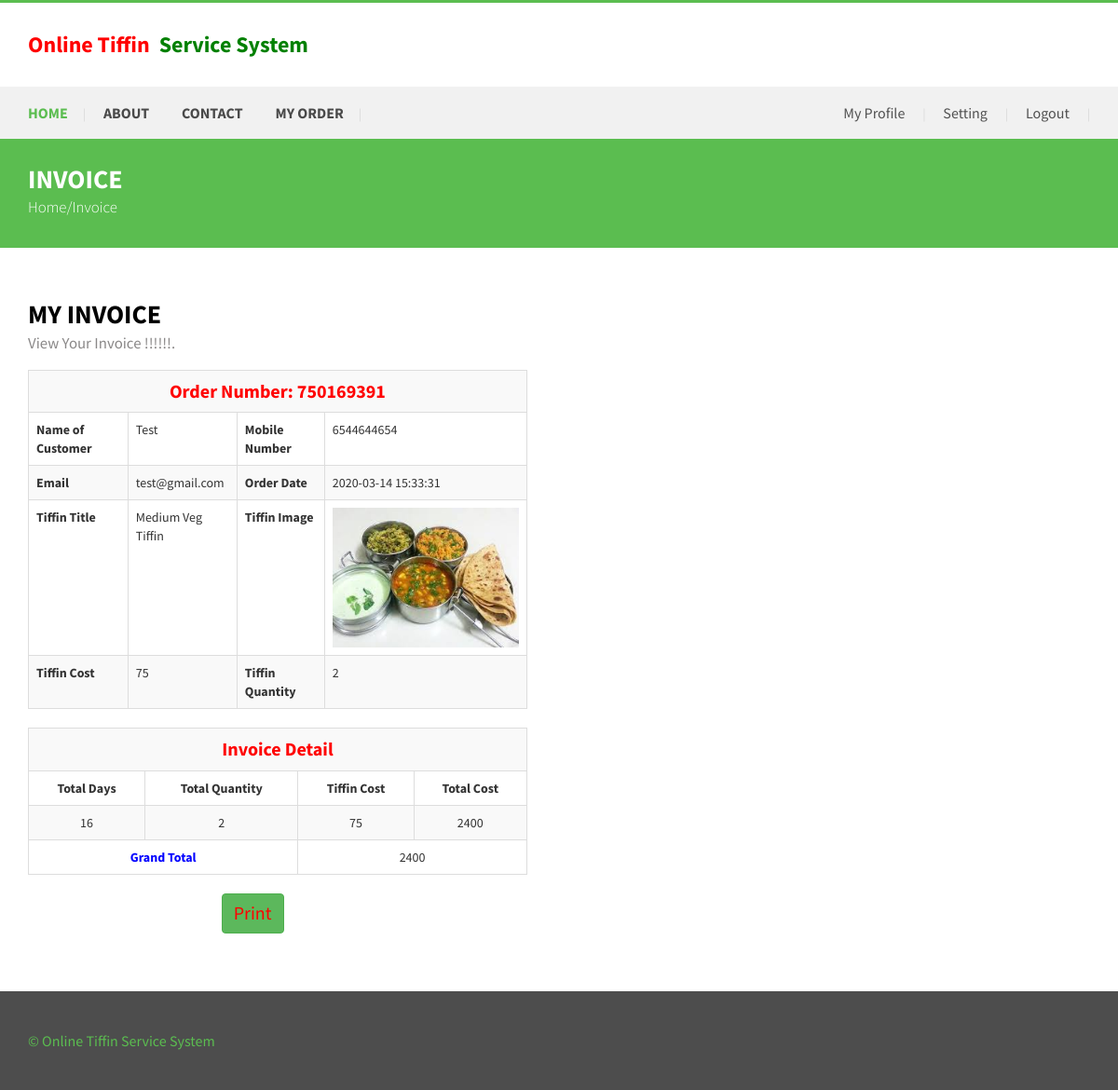
Screenshot of /otss/invoice.php?invid=750169391 (signed in) with the database file from the repository.
### tables this page shows
CREATE TABLE `tblorder` (
  `ID` int(10) NOT NULL,
  `TiffinID` int(10) DEFAULT NULL,
  `UserID` int(5) NOT NULL,
  `OrderNumber` int(10) DEFAULT NULL,
  `FullName` varchar(120) DEFAULT NULL,
  `Email` varchar(200) DEFAULT NULL,
  `MobileNumber` bigint(10) DEFAULT NULL,
  `Quantity` int(10) DEFAULT NULL,
  `FromDate` varchar(200) DEFAULT NULL,
  `ToDate` varchar(200) DEFAULT NULL,
  `Time` varchar(50) DEFAULT NULL,
  `Address` mediumtext DEFAULT NULL,
  `OrderDate` timestamp NULL DEFAULT current_timestamp(),
  `TotalCost` varchar(200) NOT NULL,
  `Remark` varchar(200) NOT NULL,
  `Status` varchar(50) DEFAULT NULL,
  `UpdationDate` timestamp NULL DEFAULT NULL ON UPDATE current_timestamp()
);

CREATE TABLE `tbltiffin` (
  `ID` int(10) NOT NULL,
  `Type` varchar(120) DEFAULT NULL,
  `Title` varchar(200) NOT NULL,
  `Description` mediumtext DEFAULT NULL,
  `Cost` int(10) DEFAULT NULL,
  `Image` varchar(120) DEFAULT NULL,
  `PostDate` timestamp NULL DEFAULT current_timestamp()
);

### otss/invoice.php (the view, shortened to what this page needs)
<?php
include('includes/dbconnection.php');
if (strlen($_SESSION['otssuid']==0)) {
  header('location:logout.php');
  } else{
  ?>
<!DOCTYPE html>
<html>
<head>
<link href="css/bootstrap.css" rel='stylesheet' type='text/css' />
<link href="css/style.css" rel="stylesheet" type="text/css" media="all" />
<link href="css/animate.css" rel='stylesheet' type='text/css' />
</head>
<body>
	<div class="header">
		<?php include_once('includes/header.php');?>
	<div class="contact-section-page">
		<div class="contact-head">
		    <div class="container">
				<h3>Invoice</h3>
				<p>Home/Invoice</p>
			</div>
		</div>
		<div class="contact_top">
			 		<div class="container">
			 			<div class="col-md-6 contact_left wow fadeInRight" data-wow-delay="0.4s">
			 				<h4>My Invoice</h4>
			 				<p>View Your Invoice !!!!!!.</p>
			 				<?php
                  $invid=$_GET['invid'];
$sql="SELECT tblorder.ID,DATEDIFF(tblorder.ToDate,tblorder.FromDate) as ddf,tblorder.FullName,tblorder.Email,tblorder.MobileNumber,tblorder.Time,tblorder.Address,tblorder.OrderDate,tblorder.FromDate,tblorder.ToDate,tblorder.OrderNumber,tblorder.TotalCost,tblorder.Remark,tblorder.Status,tblorder.Quantity, tblorder.UpdationDate,tbltiffin.Type,tbltiffin.Title,tbltiffin.Description,tbltiffin.Cost,tbltiffin.Image from  tblorder join  tbltiffin on tbltiffin.ID=tblorder.TiffinID  where tblorder.OrderNumber=:invid";
$query = $dbh -> prepare($sql);
$query-> bindParam(':invid', $invid, PDO::PARAM_STR);
$query->execute();
$results=$query->fetchAll(PDO::FETCH_OBJ);
$cnt=1;
if($query->rowCount() > 0)
{
foreach($results as $row)
{               ?>
							  <table border="1" class="table table-bordered table-striped table-vcenter js-dataTable-full-pagination">
                                            <tr>
    <th colspan="5" style="text-align: center;color: red;font-size: 20px">Order Number: <?php  echo $row->OrderNumber;?></th>
  </tr>
  <tr>
    <th>Name of Customer</th>
    <td><?php  echo $row->FullName;?></td>
   <th>Mobile Number</th>
    <td colspan="2"><?php  echo $row->MobileNumber;?></td>
  </tr>
  <tr>
    <th>Email</th>
    <td><?php  echo $row->Email;?></td>
    <th>Order Date</th>
    <td colspan="2"><?php  echo $row->OrderDate;?></td>
  </tr>
   <tr>
    <th>Tiffin Title</th>
    <td><?php  echo $row->Title;?></td>
    <th>Tiffin Image</th>
    <td colspan="2"><img src="admin/images/<?php echo $row->Image;?>" width="200" height="150" value="<?php  echo $row->Image;?>"></td>
  </tr>
 <tr>
    <th>Tiffin Cost</th>
    <td><?php  echo $row->Cost;?></td>
    <th>Tiffin Quantity</th>
    <td colspan="2"><?php  echo $row->Quantity;?></td>
  </tr>
<table border="1" class="table table-bordered table-striped table-vcenter js-dataTable-full-pagination">
  <tr>
    <th colspan="5" style="text-align: center;color: red;font-size: 20px">Invoice Detail</th>
  </tr>
  <tr>
    <th style="text-align: center;">Total Days</th>
   <th style="text-align: center;">Total Quantity</th>
   <th style="text-align: center;">Tiffin Cost</th>
   <th style="text-align: center;">Total Cost</th>
  </tr>
<tr>
  <td style="text-align: center;"><?php  echo $ddf=$row->ddf;?></td>
  <td style="text-align: center;"><?php  echo $qty= $row->Quantity;?></td>
  <td style="text-align: center;"><?php  echo $tp= $row->Cost;?></td>
<td style="text-align: center;"><?php  echo $total= $ddf*$tp*$qty;?></td>
  </tr>
  <?php
$grandtotal+=$total;
$cnt=$cnt+1;} ?>
<tr>
  <th colspan="2" style="text-align:center;color: blue">Grand Total </th>
<td colspan="2" style="text-align: center;"><?php  echo $grandtotal;?></td>
</tr>
<?php $cnt=$cnt+1;} ?>
</table>
</table>
<p style="text-align: center;font-size: 20px">
  <input name="Submit2" type="submit" class="btn btn-success" style="color: red;font-size: 20px" value="Print" onClick="return f3();" style="cursor: pointer;"  /></p>
					        </div>
							 </div>
						</div>
					</div>
	</div>
	<?php include_once('includes/footer.php');?>
</body>
</html><?php }  ?>

### otss/css/style.css (style rules this page uses)
body { padding:0; margin:0; font-family: 'Source Sans Pro', sans-serif; }
input[type="button"],input[type="submit"] { transition:0.5s all; -webkit-transition:0.5s all; -moz-transition:0.5s all; -o-transition:0.5s all; -ms-transition:0.5s all; }
h1,h2,h3,h4,h5,h6 { margin:0; }
p { margin:0; }
.header { border-top: 3px solid #5BBD50; }
.contact-head { padding: 3.2em 0; background: #5BBD50; }
.contact-head h3 { text-align: left; color: #fff; font-size: 2em; text-transform: uppercase; font-weight: 700; }
.contact_top { padding:4em 0 3em 0; }
.contact-head p { text-align: left; color: #fff; font-size: 1.2em; font-weight: 300; margin: 0.2em auto; }
.contact_left p { color:#999; font-size:0.85em; line-height:1.5em; margin-bottom: 1em; }
.contact_left h4 { font-size: 2em; text-transform: uppercase; color: #000000; font-weight: 700; margin-bottom: 5px; }
.contact_left p { text-align: left; color: #8A8888; font-size: 1.2em; font-weight: 500; width: 90%; line-height: 1.3em; }
.contact_left { padding: 0; width: 47%; margin-right: 5%; }
@media screen and (max-width:1280px) { .contact-head { padding: 2em 0; } }

### rows the page displays
tblorder: OrderNumber "750169391", FullName "Test", MobileNumber "6544644654", Email "test@gmail.com", OrderDate "2020-03-14 15:33:31", TiffinID.Title "Medium Veg Tiffin", TiffinID.Image (picture), TiffinID.Cost "75", Quantity "2", ddf "16", qty "2400"

### other values shown
$grandtotal "2400"
